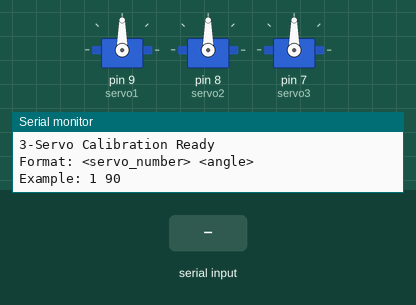
This sketch was run on a simulated Arduino Uno, built with avr-gcc and run on an emulated ATmega328P. Parts: 3 × servo, the last lines printed to the serial monitor. Inputs (shaded band) come from the test bench.

Above: at 1.2 s.
1.3 s: "1\n" received over Serial
At 3.5 s:
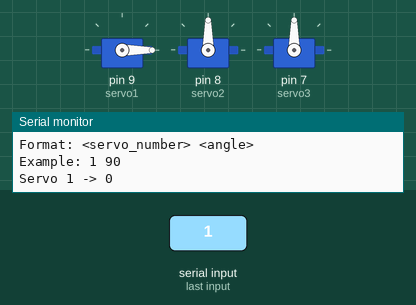
3.8 s: "2\n" received over Serial
At 5.5 s:
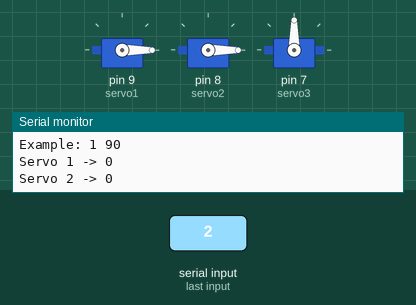
6.3 s: "1,90,45\n" received over Serial
At 6.8 s:
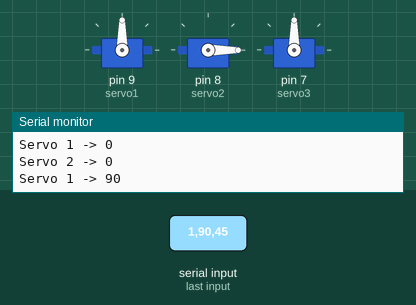
7.8 s: "3\n" received over Serial
At 9.7 s:
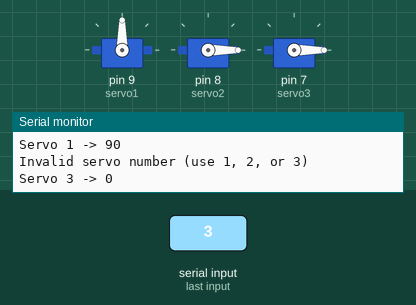
10.3 s: "1\n" received over Serial
At 11.7 s:
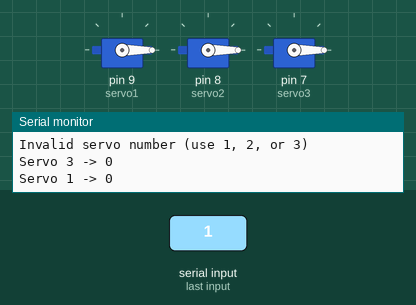
12.8 s: "1,90\n" received over Serial
At 14.1 s:
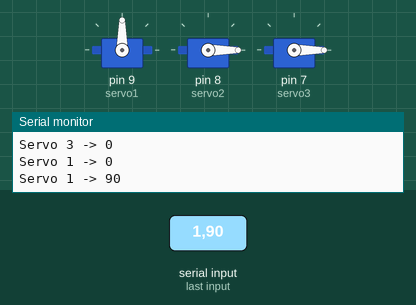
Timing chart, 0 to 15.3 s (numbered marks = the images above; inputs shaded):
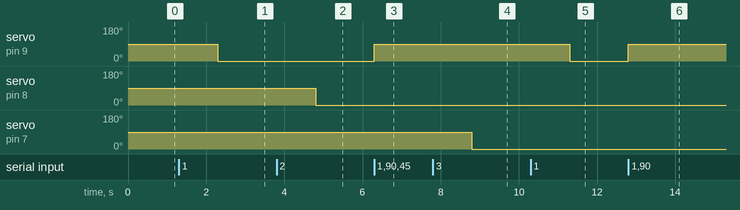

The sketch:

OptionalArduinoCode.ino
```cpp
#include <Servo.h>

Servo servo1;
Servo servo2;
Servo servo3;

void setup() {
  Serial.begin(9600);

  servo1.attach(9);
  servo2.attach(8);
  servo3.attach(7);

  servo1.write(90);
  servo2.write(90);
  servo3.write(90);

  Serial.println("3-Servo Calibration Ready");
  Serial.println("Format: <servo_number> <angle>");
  Serial.println("Example: 1 90");
}

void loop() {
  if (Serial.available()) {
    int servoNum = Serial.parseInt();
    int angle = Serial.parseInt();

    angle = constrain(angle, 0, 180);

    switch (servoNum) {
      case 1:
        servo1.write(angle);
        Serial.print("Servo 1 -> ");
        Serial.println(angle);
        break;

      case 2:
        servo2.write(angle);
        Serial.print("Servo 2 -> ");
        Serial.println(angle);
        break;

      case 3:
        servo3.write(angle);
        Serial.print("Servo 3 -> ");
        Serial.println(angle);
        break;

      default:
        Serial.println("Invalid servo number (use 1, 2, or 3)");
    }

    // clear serial buffer
    while (Serial.available()) Serial.read();
  }
}
```

Measured:
- after the input at 1.3 s, servo on pin 9 (servo1): 90° → 0° after 1.0 s
- after the input at 3.8 s, servo on pin 8 (servo2): 90° → 0° after 1.0 s
- after the input at 6.3 s, servo on pin 9 (servo1): 0° → 90° at once
- after the input at 7.8 s, servo on pin 7 (servo3): 90° → 0° after 1.0 s
- after the input at 10.3 s, servo on pin 9 (servo1): 90° → 0° after 1.0 s
- after the input at 12.8 s, servo on pin 9 (servo1): 0° → 90° at once
